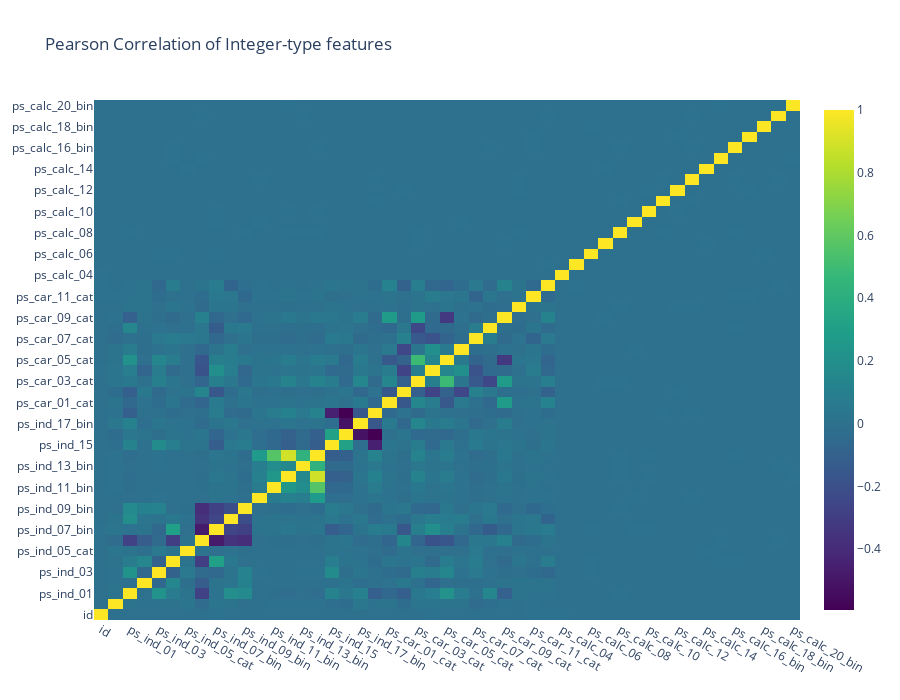

This figure's notebook cell:
### Markdown cell above
### Correlation between integer features

### Code cell
data = [
    go.Heatmap(
        z = train_int.corr().values,
        x = train_int.columns.values,
        y = train_int.columns.values,
        colorscale = 'Viridis',
        reversescale = False,
        text = [True],
        opacity = 1.0
    )
]

layout = go.Layout(
    title = "Pearson Correlation of Integer-type features",
    xaxis = dict(ticks = '', nticks = 36),
    yaxis = dict(ticks = ''),
    width = 900,
    height = 700
)

fig = go.Figure(data=data, layout=layout)
py.iplot(fig, filename = 'labelled-heatmap')

### Figure 1 — Plotly figure (JSON) as saved in the notebook; plotly's stock layout.template omitted (floating-point values rounded to 4 significant figures; data arrays with more than 128 entries replaced by an {"elided": "..."} marker saying what was removed)
{"data": [{"colorscale": [[0, "#440154"], [0.1111, "#482878"], [0.2222, "#3e4989"], [0.3333, "#31688e"], [0.4444, "#26828e"], [0.5556, "#1f9e89"], [0.6667, "#35b779"], [0.7778, "#6ece58"], [0.8889, "#b5de2b"], [1, "#fde725"]], "opacity": 1, "reversescale": false, "text": [true], "type": "heatmap", "x": ["id", "target", "ps_ind_01", "ps_ind_02_cat", "ps_ind_03", "ps_ind_04_cat", "ps_ind_05_cat", "ps_ind_06_bin", "ps_ind_07_bin", "ps_ind_08_bin", "ps_ind_09_bin", "ps_ind_10_bin", "ps_ind_11_bin", "ps_ind_12_bin", "ps_ind_13_bin", "ps_ind_14", "ps_ind_15", "ps_ind_16_bin", "ps_ind_17_bin", "ps_ind_18_bin", "ps_car_01_cat", "ps_car_02_cat", "ps_car_03_cat", "ps_car_04_cat", "ps_car_05_cat", "ps_car_06_cat", "ps_car_07_cat", "ps_car_08_cat", "ps_car_09_cat", "ps_car_10_cat", "ps_car_11_cat", "ps_car_11", "ps_calc_04", "ps_calc_05", "ps_calc_06", "ps_calc_07", "ps_calc_08", "ps_calc_09", "ps_calc_10", "ps_calc_11", "ps_calc_12", "ps_calc_13", "ps_calc_14", "ps_calc_15_bin", "ps_calc_16_bin", "ps_calc_17_bin", "ps_calc_18_bin", "ps_calc_19_bin", "ps_calc_20_bin"], "y": ["id", "target", "ps_ind_01", "ps_ind_02_cat", "ps_ind_03", "ps_ind_04_cat", "ps_ind_05_cat", "ps_ind_06_bin", "ps_ind_07_bin", "ps_ind_08_bin", "ps_ind_09_bin", "ps_ind_10_bin", "ps_ind_11_bin", "ps_ind_12_bin", "ps_ind_13_bin", "ps_ind_14", "ps_ind_15", "ps_ind_16_bin", "ps_ind_17_bin", "ps_ind_18_bin", "ps_car_01_cat", "ps_car_02_cat", "ps_car_03_cat", "ps_car_04_cat", "ps_car_05_cat", "ps_car_06_cat", "ps_car_07_cat", "ps_car_08_cat", "ps_car_09_cat", "ps_car_10_cat", "ps_car_11_cat", "ps_car_11", "ps_calc_04", "ps_calc_05", "ps_calc_06", "ps_calc_07", "ps_calc_08", "ps_calc_09", "ps_calc_10", "ps_calc_11", "ps_calc_12", "ps_calc_13", "ps_calc_14", "ps_calc_15_bin", "ps_calc_16_bin", "ps_calc_17_bin", "ps_calc_18_bin", "ps_calc_19_bin", "ps_calc_20_bin"], "z": {"elided": "49x49 float values"}}], "layout": {"height": 700, "title": {"text": "Pearson Correlation of Integer-type features"}, "width": 900, "xaxis": {"nticks": 36, "ticks": ""}, "yaxis": {"ticks": ""}}}
